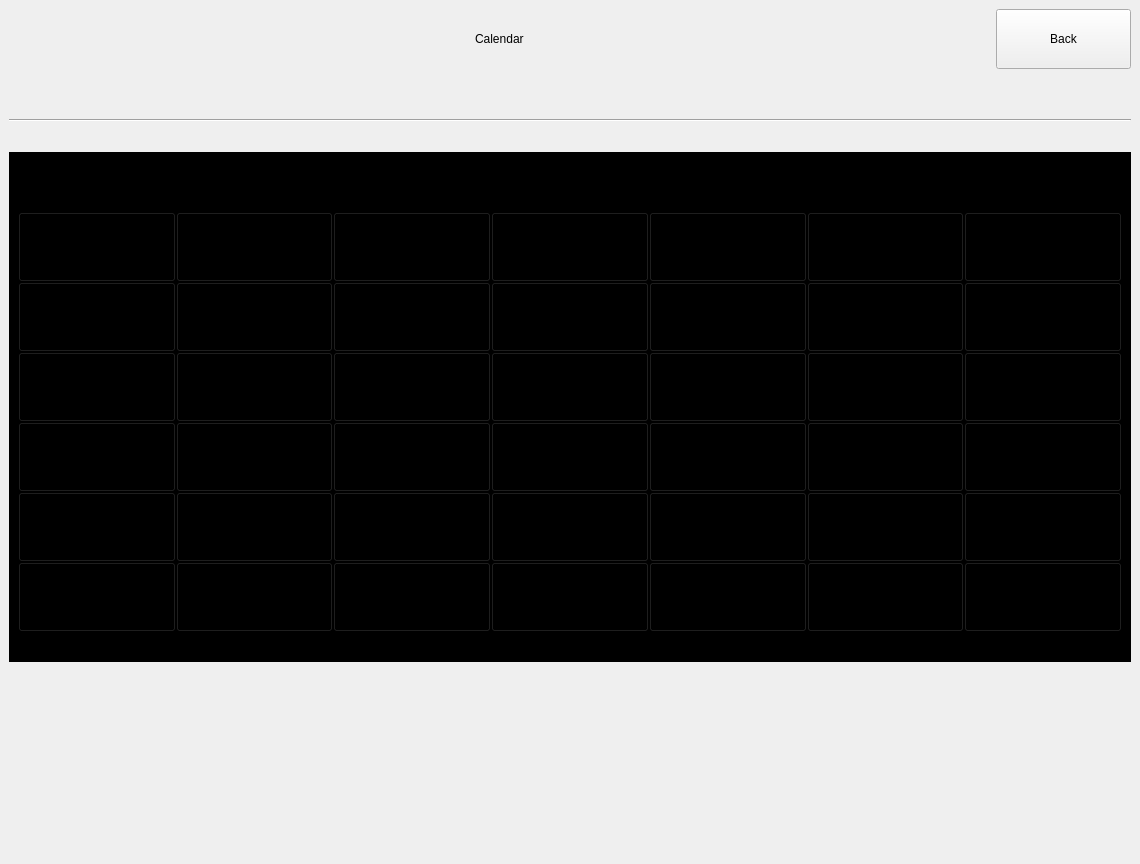
<?xml version="1.0" encoding="UTF-8"?>
<ui version="4.0">
 <class>MainWindow</class>
 <widget class="QMainWindow" name="MainWindow">
  <property name="geometry">
   <rect>
    <x>0</x>
    <y>0</y>
    <width>1140</width>
    <height>864</height>
   </rect>
  </property>
  <property name="minimumSize">
   <size>
    <width>1140</width>
    <height>864</height>
   </size>
  </property>
  <property name="maximumSize">
   <size>
    <width>1920</width>
    <height>1080</height>
   </size>
  </property>
  <property name="windowTitle">
   <string>MainWindow</string>
  </property>
  <widget class="QWidget" name="centralwidget">
   <layout class="QVBoxLayout" name="verticalLayout">
    <item>
     <layout class="QHBoxLayout" name="horizontalLayout">
      <property name="bottomMargin">
       <number>44</number>
      </property>
      <item>
       <spacer name="horizontalSpacer_2">
        <property name="orientation">
         <enum>Qt::Orientation::Horizontal</enum>
        </property>
        <property name="sizeHint" stdset="0">
         <size>
          <width>40</width>
          <height>20</height>
         </size>
        </property>
       </spacer>
      </item>
      <item>
       <widget class="QLabel" name="label">
        <property name="text">
         <string>Calendar</string>
        </property>
       </widget>
      </item>
      <item>
       <spacer name="horizontalSpacer">
        <property name="orientation">
         <enum>Qt::Orientation::Horizontal</enum>
        </property>
        <property name="sizeHint" stdset="0">
         <size>
          <width>40</width>
          <height>20</height>
         </size>
        </property>
       </spacer>
      </item>
      <item>
       <widget class="QPushButton" name="Back_Button">
        <property name="sizePolicy">
         <sizepolicy hsizetype="Expanding" vsizetype="Expanding">
          <horstretch>0</horstretch>
          <verstretch>0</verstretch>
         </sizepolicy>
        </property>
        <property name="minimumSize">
         <size>
          <width>80</width>
          <height>50</height>
         </size>
        </property>
        <property name="maximumSize">
         <size>
          <width>135</width>
          <height>60</height>
         </size>
        </property>
        <property name="text">
         <string>Back</string>
        </property>
       </widget>
      </item>
     </layout>
    </item>
    <item>
     <widget class="Line" name="line">
      <property name="orientation">
       <enum>Qt::Orientation::Horizontal</enum>
      </property>
     </widget>
    </item>
    <item>
     <spacer name="verticalSpacer">
      <property name="orientation">
       <enum>Qt::Orientation::Vertical</enum>
      </property>
      <property name="sizeType">
       <enum>QSizePolicy::Policy::Maximum</enum>
      </property>
      <property name="sizeHint" stdset="0">
       <size>
        <width>20</width>
        <height>24</height>
       </size>
      </property>
     </spacer>
    </item>
    <item>
     <widget class="QWidget" name="calendarWidget" native="true">
      <property name="minimumSize">
       <size>
        <width>0</width>
        <height>510</height>
       </size>
      </property>
      <property name="styleSheet">
       <string notr="true">background-color: rgb(0, 0, 0);</string>
      </property>
      <layout class="QVBoxLayout" name="verticalLayout_2">
       <item>
        <layout class="QGridLayout" name="gridLayout_2">
         <property name="sizeConstraint">
          <enum>QLayout::SizeConstraint::SetMaximumSize</enum>
         </property>
         <property name="leftMargin">
          <number>0</number>
         </property>
         <property name="topMargin">
          <number>0</number>
         </property>
         <property name="rightMargin">
          <number>0</number>
         </property>
         <property name="spacing">
          <number>0</number>
         </property>
         <item row="4" column="5">
          <widget class="QPushButton" name="pushButton_23">
           <property name="minimumSize">
            <size>
             <width>50</width>
             <height>70</height>
            </size>
           </property>
           <property name="text">
            <string>PushButton</string>
           </property>
          </widget>
         </item>
         <item row="0" column="3">
          <widget class="QLabel" name="label_5">
           <property name="maximumSize">
            <size>
             <width>16777215</width>
             <height>30</height>
            </size>
           </property>
           <property name="text">
            <string>Thirsday</string>
           </property>
          </widget>
         </item>
         <item row="3" column="1">
          <widget class="QPushButton" name="pushButton_28">
           <property name="minimumSize">
            <size>
             <width>50</width>
             <height>70</height>
            </size>
           </property>
           <property name="text">
            <string>PushButton</string>
           </property>
          </widget>
         </item>
         <item row="5" column="5">
          <widget class="QPushButton" name="pushButton_12">
           <property name="minimumSize">
            <size>
             <width>50</width>
             <height>70</height>
            </size>
           </property>
           <property name="text">
            <string>PushButton</string>
           </property>
          </widget>
         </item>
         <item row="7" column="1">
          <widget class="QPushButton" name="pushButton_41">
           <property name="minimumSize">
            <size>
             <width>50</width>
             <height>70</height>
            </size>
           </property>
           <property name="text">
            <string>PushButton</string>
           </property>
          </widget>
         </item>
         <item row="5" column="2">
          <widget class="QPushButton" name="pushButton_9">
           <property name="minimumSize">
            <size>
             <width>50</width>
             <height>70</height>
            </size>
           </property>
           <property name="text">
            <string>PushButton</string>
           </property>
          </widget>
         </item>
         <item row="0" column="6">
          <widget class="QLabel" name="label_8">
           <property name="maximumSize">
            <size>
             <width>16777215</width>
             <height>30</height>
            </size>
           </property>
           <property name="text">
            <string>Sunday</string>
           </property>
          </widget>
         </item>
         <item row="7" column="5">
          <widget class="QPushButton" name="pushButton_37">
           <property name="minimumSize">
            <size>
             <width>50</width>
             <height>70</height>
            </size>
           </property>
           <property name="text">
            <string>PushButton</string>
           </property>
          </widget>
         </item>
         <item row="6" column="0">
          <widget class="QPushButton" name="pushButton_4">
           <property name="minimumSize">
            <size>
             <width>50</width>
             <height>70</height>
            </size>
           </property>
           <property name="text">
            <string>PushButton</string>
           </property>
          </widget>
         </item>
         <item row="6" column="3">
          <widget class="QPushButton" name="pushButton_15">
           <property name="minimumSize">
            <size>
             <width>50</width>
             <height>70</height>
            </size>
           </property>
           <property name="text">
            <string>PushButton</string>
           </property>
          </widget>
         </item>
         <item row="6" column="2">
          <widget class="QPushButton" name="pushButton_14">
           <property name="minimumSize">
            <size>
             <width>50</width>
             <height>70</height>
            </size>
           </property>
           <property name="text">
            <string>PushButton</string>
           </property>
          </widget>
         </item>
         <item row="6" column="4">
          <widget class="QPushButton" name="pushButton_16">
           <property name="minimumSize">
            <size>
             <width>50</width>
             <height>70</height>
            </size>
           </property>
           <property name="text">
            <string>PushButton</string>
           </property>
          </widget>
         </item>
         <item row="3" column="0">
          <widget class="QPushButton" name="pushButton_2">
           <property name="minimumSize">
            <size>
             <width>50</width>
             <height>70</height>
            </size>
           </property>
           <property name="text">
            <string>PushButton</string>
           </property>
          </widget>
         </item>
         <item row="2" column="0">
          <widget class="QPushButton" name="pushButton">
           <property name="minimumSize">
            <size>
             <width>50</width>
             <height>70</height>
            </size>
           </property>
           <property name="text">
            <string>PushButton</string>
           </property>
          </widget>
         </item>
         <item row="3" column="2">
          <widget class="QPushButton" name="pushButton_30">
           <property name="minimumSize">
            <size>
             <width>50</width>
             <height>70</height>
            </size>
           </property>
           <property name="text">
            <string>PushButton</string>
           </property>
          </widget>
         </item>
         <item row="4" column="2">
          <widget class="QPushButton" name="pushButton_20">
           <property name="minimumSize">
            <size>
             <width>50</width>
             <height>70</height>
            </size>
           </property>
           <property name="text">
            <string>PushButton</string>
           </property>
          </widget>
         </item>
         <item row="5" column="6">
          <widget class="QPushButton" name="pushButton_13">
           <property name="minimumSize">
            <size>
             <width>50</width>
             <height>70</height>
            </size>
           </property>
           <property name="text">
            <string>PushButton</string>
           </property>
          </widget>
         </item>
         <item row="0" column="1">
          <widget class="QLabel" name="label_3">
           <property name="minimumSize">
            <size>
             <width>0</width>
             <height>30</height>
            </size>
           </property>
           <property name="maximumSize">
            <size>
             <width>16777215</width>
             <height>30</height>
            </size>
           </property>
           <property name="text">
            <string>Tuesday</string>
           </property>
          </widget>
         </item>
         <item row="4" column="4">
          <widget class="QPushButton" name="pushButton_22">
           <property name="minimumSize">
            <size>
             <width>50</width>
             <height>70</height>
            </size>
           </property>
           <property name="text">
            <string>PushButton</string>
           </property>
          </widget>
         </item>
         <item row="7" column="6">
          <widget class="QPushButton" name="pushButton_25">
           <property name="minimumSize">
            <size>
             <width>50</width>
             <height>70</height>
            </size>
           </property>
           <property name="text">
            <string>PushButton</string>
           </property>
          </widget>
         </item>
         <item row="5" column="1">
          <widget class="QPushButton" name="pushButton_8">
           <property name="minimumSize">
            <size>
             <width>50</width>
             <height>70</height>
            </size>
           </property>
           <property name="text">
            <string>PushButton</string>
           </property>
          </widget>
         </item>
         <item row="7" column="3">
          <widget class="QPushButton" name="pushButton_39">
           <property name="minimumSize">
            <size>
             <width>50</width>
             <height>70</height>
            </size>
           </property>
           <property name="text">
            <string>PushButton</string>
           </property>
          </widget>
         </item>
         <item row="2" column="6">
          <widget class="QPushButton" name="pushButton_31">
           <property name="minimumSize">
            <size>
             <width>50</width>
             <height>70</height>
            </size>
           </property>
           <property name="text">
            <string>PushButton</string>
           </property>
          </widget>
         </item>
         <item row="3" column="5">
          <widget class="QPushButton" name="pushButton_34">
           <property name="minimumSize">
            <size>
             <width>50</width>
             <height>70</height>
            </size>
           </property>
           <property name="text">
            <string>PushButton</string>
           </property>
          </widget>
         </item>
         <item row="4" column="3">
          <widget class="QPushButton" name="pushButton_21">
           <property name="minimumSize">
            <size>
             <width>50</width>
             <height>70</height>
            </size>
           </property>
           <property name="text">
            <string>PushButton</string>
           </property>
          </widget>
         </item>
         <item row="7" column="4">
          <widget class="QPushButton" name="pushButton_38">
           <property name="minimumSize">
            <size>
             <width>50</width>
             <height>70</height>
            </size>
           </property>
           <property name="text">
            <string>PushButton</string>
           </property>
          </widget>
         </item>
         <item row="6" column="5">
          <widget class="QPushButton" name="pushButton_17">
           <property name="minimumSize">
            <size>
             <width>50</width>
             <height>70</height>
            </size>
           </property>
           <property name="text">
            <string>PushButton</string>
           </property>
          </widget>
         </item>
         <item row="6" column="6">
          <widget class="QPushButton" name="pushButton_18">
           <property name="minimumSize">
            <size>
             <width>50</width>
             <height>70</height>
            </size>
           </property>
           <property name="text">
            <string>PushButton</string>
           </property>
          </widget>
         </item>
         <item row="4" column="6">
          <widget class="QPushButton" name="pushButton_24">
           <property name="minimumSize">
            <size>
             <width>50</width>
             <height>70</height>
            </size>
           </property>
           <property name="text">
            <string>PushButton</string>
           </property>
          </widget>
         </item>
         <item row="0" column="0">
          <widget class="QLabel" name="label_2">
           <property name="minimumSize">
            <size>
             <width>0</width>
             <height>30</height>
            </size>
           </property>
           <property name="maximumSize">
            <size>
             <width>16777215</width>
             <height>30</height>
            </size>
           </property>
           <property name="text">
            <string>Monday</string>
           </property>
          </widget>
         </item>
         <item row="0" column="4">
          <widget class="QLabel" name="label_6">
           <property name="maximumSize">
            <size>
             <width>16777215</width>
             <height>30</height>
            </size>
           </property>
           <property name="text">
            <string>Friday</string>
           </property>
          </widget>
         </item>
         <item row="0" column="2">
          <widget class="QLabel" name="label_4">
           <property name="maximumSize">
            <size>
             <width>16777215</width>
             <height>30</height>
            </size>
           </property>
           <property name="text">
            <string>Wednesday</string>
           </property>
          </widget>
         </item>
         <item row="3" column="3">
          <widget class="QPushButton" name="pushButton_32">
           <property name="minimumSize">
            <size>
             <width>50</width>
             <height>70</height>
            </size>
           </property>
           <property name="text">
            <string>PushButton</string>
           </property>
          </widget>
         </item>
         <item row="0" column="5">
          <widget class="QLabel" name="label_7">
           <property name="maximumSize">
            <size>
             <width>16777215</width>
             <height>30</height>
            </size>
           </property>
           <property name="text">
            <string>Saturday</string>
           </property>
          </widget>
         </item>
         <item row="5" column="0">
          <widget class="QPushButton" name="pushButton_3">
           <property name="minimumSize">
            <size>
             <width>50</width>
             <height>70</height>
            </size>
           </property>
           <property name="text">
            <string>PushButton</string>
           </property>
          </widget>
         </item>
         <item row="5" column="4">
          <widget class="QPushButton" name="pushButton_11">
           <property name="minimumSize">
            <size>
             <width>50</width>
             <height>70</height>
            </size>
           </property>
           <property name="text">
            <string>PushButton</string>
           </property>
          </widget>
         </item>
         <item row="7" column="0">
          <widget class="QPushButton" name="pushButton_5">
           <property name="minimumSize">
            <size>
             <width>50</width>
             <height>70</height>
            </size>
           </property>
           <property name="text">
            <string>PushButton</string>
           </property>
          </widget>
         </item>
         <item row="3" column="6">
          <widget class="QPushButton" name="pushButton_35">
           <property name="minimumSize">
            <size>
             <width>50</width>
             <height>70</height>
            </size>
           </property>
           <property name="text">
            <string>PushButton</string>
           </property>
          </widget>
         </item>
         <item row="4" column="1">
          <widget class="QPushButton" name="pushButton_19">
           <property name="minimumSize">
            <size>
             <width>50</width>
             <height>70</height>
            </size>
           </property>
           <property name="text">
            <string>PushButton</string>
           </property>
          </widget>
         </item>
         <item row="4" column="0">
          <widget class="QPushButton" name="pushButton_42">
           <property name="minimumSize">
            <size>
             <width>50</width>
             <height>70</height>
            </size>
           </property>
           <property name="text">
            <string>PushButton</string>
           </property>
          </widget>
         </item>
         <item row="6" column="1">
          <widget class="QPushButton" name="pushButton_7">
           <property name="minimumSize">
            <size>
             <width>50</width>
             <height>70</height>
            </size>
           </property>
           <property name="text">
            <string>PushButton</string>
           </property>
          </widget>
         </item>
         <item row="2" column="1">
          <widget class="QPushButton" name="pushButton_43">
           <property name="minimumSize">
            <size>
             <width>50</width>
             <height>70</height>
            </size>
           </property>
           <property name="text">
            <string>PushButton</string>
           </property>
          </widget>
         </item>
         <item row="3" column="4">
          <widget class="QPushButton" name="pushButton_33">
           <property name="minimumSize">
            <size>
             <width>50</width>
             <height>70</height>
            </size>
           </property>
           <property name="text">
            <string>PushButton</string>
           </property>
          </widget>
         </item>
         <item row="5" column="3">
          <widget class="QPushButton" name="pushButton_10">
           <property name="minimumSize">
            <size>
             <width>50</width>
             <height>70</height>
            </size>
           </property>
           <property name="text">
            <string>PushButton</string>
           </property>
          </widget>
         </item>
         <item row="7" column="2">
          <widget class="QPushButton" name="pushButton_40">
           <property name="minimumSize">
            <size>
             <width>50</width>
             <height>70</height>
            </size>
           </property>
           <property name="text">
            <string>PushButton</string>
           </property>
          </widget>
         </item>
         <item row="2" column="2">
          <widget class="QPushButton" name="pushButton_6">
           <property name="minimumSize">
            <size>
             <width>50</width>
             <height>70</height>
            </size>
           </property>
           <property name="text">
            <string>PushButton</string>
           </property>
          </widget>
         </item>
         <item row="2" column="3">
          <widget class="QPushButton" name="pushButton_26">
           <property name="minimumSize">
            <size>
             <width>50</width>
             <height>70</height>
            </size>
           </property>
           <property name="text">
            <string>PushButton</string>
           </property>
          </widget>
         </item>
         <item row="2" column="4">
          <widget class="QPushButton" name="pushButton_27">
           <property name="minimumSize">
            <size>
             <width>50</width>
             <height>70</height>
            </size>
           </property>
           <property name="text">
            <string>PushButton</string>
           </property>
          </widget>
         </item>
         <item row="2" column="5">
          <widget class="QPushButton" name="pushButton_29">
           <property name="minimumSize">
            <size>
             <width>50</width>
             <height>70</height>
            </size>
           </property>
           <property name="text">
            <string>PushButton</string>
           </property>
          </widget>
         </item>
        </layout>
       </item>
      </layout>
     </widget>
    </item>
    <item>
     <spacer name="verticalSpacer_2">
      <property name="orientation">
       <enum>Qt::Orientation::Vertical</enum>
      </property>
      <property name="sizeHint" stdset="0">
       <size>
        <width>20</width>
        <height>40</height>
       </size>
      </property>
     </spacer>
    </item>
   </layout>
  </widget>
 </widget>
 <resources/>
 <connections/>
</ui>
